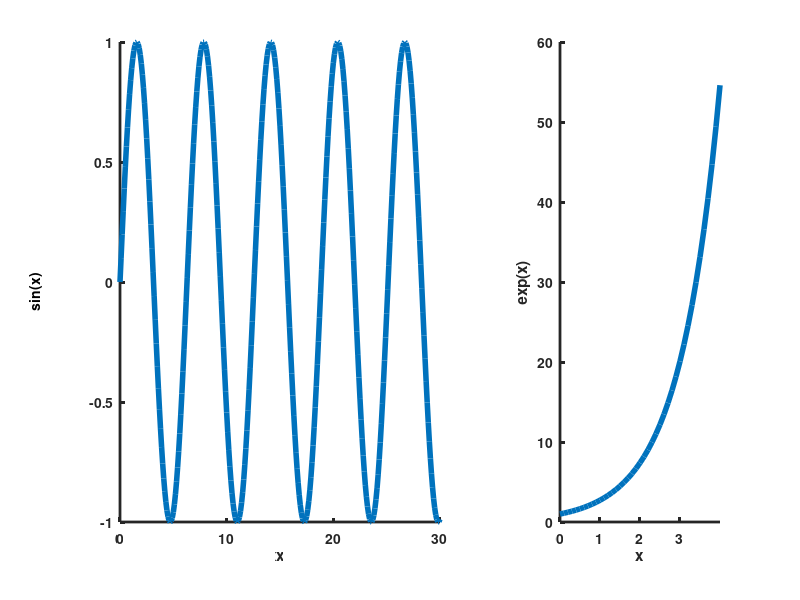

MATLAB code for this plot:
%%%%%%  first subplot  %%%%%%
subplot("position",[.15 0.13 .4 .8])
x=0:.1:30;
plot(x,sin(x),"linewidth",4)
set(gca,'xtick',[0 10 20 30])
box("off")
xlabel("x","fontweight","bold")
%ylabel
h=text(-8,-.12,"sin(x)")
set(h,"fontweight","bold","rotation",90)
%get axes handle to use for setting properties
h=get (gcf, "currentaxes");
set(h,"fontweight","bold","linewidth",2)
 
%%%%%%  second subplot  %%%%%%
subplot("position",[.7 0.13 .2 .8])
x=0:.1:4;
plot(x,exp(x),"linewidth",4)
set(gca,'xtick',[0 1 2 3])
box("off")
xlabel("x","fontweight","bold")
ylabel("exp(x)","fontweight","bold")
%get axes handle to use for setting properties
h=get (gcf, "currentaxes");
set(h,"fontweight","bold","linewidth",2)